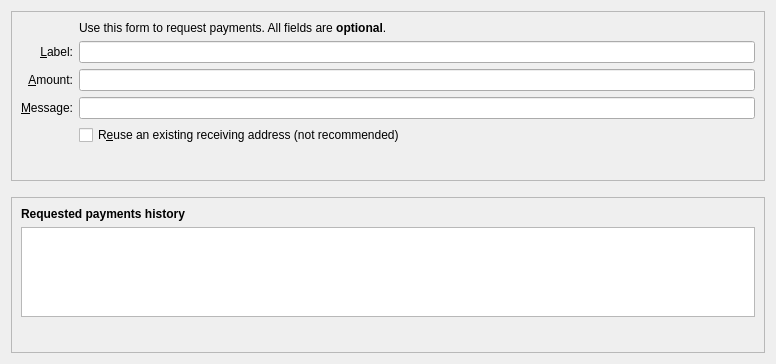
<?xml version="1.0" encoding="UTF-8"?>
<ui version="4.0">
 <class>ReceiveCoinsDialog</class>
 <widget class="QWidget" name="ReceiveCoinsDialog">
  <property name="geometry">
   <rect>
    <x>0</x>
    <y>0</y>
    <width>776</width>
    <height>364</height>
   </rect>
  </property>
  <layout class="QVBoxLayout" name="verticalLayout" stretch="0,0,1">
   <item>
    <widget class="QFrame" name="frame2">
     <property name="sizePolicy">
      <sizepolicy hsizetype="Preferred" vsizetype="Expanding">
       <horstretch>0</horstretch>
       <verstretch>0</verstretch>
      </sizepolicy>
     </property>
     <property name="frameShape">
      <enum>QFrame::StyledPanel</enum>
     </property>
     <property name="frameShadow">
      <enum>QFrame::Sunken</enum>
     </property>
     <layout class="QVBoxLayout" name="verticalLayout_3">
      <item>
       <layout class="QGridLayout" name="gridLayout">
        <item row="7" column="2">
         <widget class="QCheckBox" name="reuseAddress">
          <property name="toolTip">
           <string>Reuse one of the previously used receiving addresses.&lt;br&gt;Reusing addresses has security and privacy issues.&lt;br&gt;Do not use this unless re-generating a payment request made before.</string>
          </property>
          <property name="text">
           <string>R&amp;euse an existing receiving address (not recommended)</string>
          </property>
         </widget>
        </item>
        <item row="7" column="0">
         <widget class="QLabel" name="label_4">
          <property name="text">
           <string/>
          </property>
         </widget>
        </item>
        <item row="6" column="0">
         <widget class="QLabel" name="label_3">
          <property name="toolTip">
           <string>An optional message to attach to the payment request, which will be displayed when the request is opened. Note: The message will not be sent with the payment over the Fac network.</string>
          </property>
          <property name="text">
           <string>&amp;Message:</string>
          </property>
          <property name="alignment">
           <set>Qt::AlignRight|Qt::AlignTrailing|Qt::AlignVCenter</set>
          </property>
          <property name="buddy">
           <cstring>reqMessage</cstring>
          </property>
         </widget>
        </item>
        <item row="4" column="2">
         <widget class="QLineEdit" name="reqLabel">
          <property name="toolTip">
           <string>An optional label to associate with the new receiving address.</string>
          </property>
         </widget>
        </item>
        <item row="6" column="2">
         <widget class="QLineEdit" name="reqMessage">
          <property name="toolTip">
           <string>An optional message to attach to the payment request, which will be displayed when the request is opened.&lt;br&gt;Note: The message will not be sent with the payment over the Fac network.</string>
          </property>
         </widget>
        </item>
        <item row="2" column="2">
         <widget class="QLabel" name="label_5">
          <property name="text">
           <string>Use this form to request payments. All fields are &lt;b&gt;optional&lt;/b&gt;.</string>
          </property>
         </widget>
        </item>
        <item row="4" column="0">
         <widget class="QLabel" name="label_2">
          <property name="toolTip">
           <string>An optional label to associate with the new receiving address.</string>
          </property>
          <property name="text">
           <string>&amp;Label:</string>
          </property>
          <property name="alignment">
           <set>Qt::AlignRight|Qt::AlignTrailing|Qt::AlignVCenter</set>
          </property>
          <property name="buddy">
           <cstring>reqLabel</cstring>
          </property>
         </widget>
        </item>
        <item row="5" column="0">
         <widget class="QLabel" name="label">
          <property name="toolTip">
           <string>An optional amount to request. Leave this empty or zero to not request a specific amount.</string>
          </property>
          <property name="text">
           <string>&amp;Amount:</string>
          </property>
          <property name="alignment">
           <set>Qt::AlignRight|Qt::AlignTrailing|Qt::AlignVCenter</set>
          </property>
          <property name="buddy">
           <cstring>reqAmount</cstring>
          </property>
         </widget>
        </item>
        <item row="5" column="2">
         <widget class="BitcoinAmountField" name="reqAmount">
          <property name="minimumSize">
           <size>
            <width>80</width>
            <height>0</height>
           </size>
          </property>
          <property name="toolTip">
           <string>An optional amount to request. Leave this empty or zero to not request a specific amount.</string>
          </property>
         </widget>
        </item>
        <item row="8" column="2">
         <layout class="QHBoxLayout" name="horizontalLayout">
          <item>
           <widget class="QtMaterialFlatButton" name="receiveButton" native="true">
            <property name="minimumSize">
             <size>
              <width>150</width>
              <height>0</height>
             </size>
            </property>
            <property name="text" stdset="0">
             <string>Generate Address</string>
            </property>
            <property name="icon" stdset="0">
             <iconset resource="../fac.qrc">
              <normaloff>:/icons/receiving_addresses</normaloff>:/icons/receiving_addresses</iconset>
            </property>
           </widget>
          </item>
          <item>
           <widget class="QtMaterialFlatButton" name="clearButton" native="true">
            <property name="sizePolicy">
             <sizepolicy hsizetype="Minimum" vsizetype="Fixed">
              <horstretch>0</horstretch>
              <verstretch>0</verstretch>
             </sizepolicy>
            </property>
            <property name="toolTip">
             <string>Clear all fields of the form.</string>
            </property>
            <property name="text" stdset="0">
             <string>Clear</string>
            </property>
            <property name="icon" stdset="0">
             <iconset resource="../fac.qrc">
              <normaloff>:/icons/remove</normaloff>:/icons/remove</iconset>
            </property>
            <property name="autoDefault" stdset="0">
             <bool>false</bool>
            </property>
           </widget>
          </item>
          <item>
           <spacer name="horizontalSpacer">
            <property name="orientation">
             <enum>Qt::Horizontal</enum>
            </property>
            <property name="sizeHint" stdset="0">
             <size>
              <width>40</width>
              <height>20</height>
             </size>
            </property>
           </spacer>
          </item>
         </layout>
        </item>
        <item row="8" column="0">
         <widget class="QLabel" name="label_7">
          <property name="text">
           <string/>
          </property>
         </widget>
        </item>
       </layout>
      </item>
     </layout>
    </widget>
   </item>
   <item>
    <spacer name="verticalSpacer_2">
     <property name="orientation">
      <enum>Qt::Vertical</enum>
     </property>
     <property name="sizeHint" stdset="0">
      <size>
       <width>20</width>
       <height>10</height>
      </size>
     </property>
    </spacer>
   </item>
   <item>
    <widget class="QFrame" name="frame">
     <property name="sizePolicy">
      <sizepolicy hsizetype="Preferred" vsizetype="Expanding">
       <horstretch>0</horstretch>
       <verstretch>0</verstretch>
      </sizepolicy>
     </property>
     <property name="frameShape">
      <enum>QFrame::StyledPanel</enum>
     </property>
     <property name="frameShadow">
      <enum>QFrame::Raised</enum>
     </property>
     <layout class="QVBoxLayout" name="verticalLayout_2">
      <item>
       <widget class="QLabel" name="label_6">
        <property name="font">
         <font>
          <weight>75</weight>
          <bold>true</bold>
         </font>
        </property>
        <property name="text">
         <string>Requested payments history</string>
        </property>
       </widget>
      </item>
      <item>
       <widget class="QTableView" name="recentRequestsView">
        <property name="palette">
         <palette>
          <active>
           <colorrole role="Text">
            <brush brushstyle="SolidPattern">
             <color alpha="255">
              <red>51</red>
              <green>51</green>
              <blue>51</blue>
             </color>
            </brush>
           </colorrole>
          </active>
          <inactive>
           <colorrole role="Text">
            <brush brushstyle="SolidPattern">
             <color alpha="255">
              <red>51</red>
              <green>51</green>
              <blue>51</blue>
             </color>
            </brush>
           </colorrole>
          </inactive>
          <disabled>
           <colorrole role="Text">
            <brush brushstyle="SolidPattern">
             <color alpha="255">
              <red>85</red>
              <green>85</green>
              <blue>85</blue>
             </color>
            </brush>
           </colorrole>
          </disabled>
         </palette>
        </property>
        <property name="contextMenuPolicy">
         <enum>Qt::CustomContextMenu</enum>
        </property>
        <property name="tabKeyNavigation">
         <bool>false</bool>
        </property>
        <property name="sortingEnabled">
         <bool>true</bool>
        </property>
       </widget>
      </item>
      <item>
       <layout class="QHBoxLayout" name="horizontalLayout_2">
        <item>
         <widget class="QtMaterialFlatButton" name="showRequestButton" native="true">
          <property name="enabled">
           <bool>false</bool>
          </property>
          <property name="toolTip">
           <string>Show the selected request (does the same as double clicking an entry)</string>
          </property>
          <property name="text" stdset="0">
           <string>Show</string>
          </property>
          <property name="icon" stdset="0">
           <iconset resource="../fac.qrc">
            <normaloff>:/icons/edit</normaloff>:/icons/edit</iconset>
          </property>
          <property name="autoDefault" stdset="0">
           <bool>false</bool>
          </property>
         </widget>
        </item>
        <item>
         <widget class="QtMaterialFlatButton" name="removeRequestButton" native="true">
          <property name="enabled">
           <bool>false</bool>
          </property>
          <property name="toolTip">
           <string>Remove the selected entries from the list</string>
          </property>
          <property name="text" stdset="0">
           <string>Remove</string>
          </property>
          <property name="icon" stdset="0">
           <iconset resource="../fac.qrc">
            <normaloff>:/icons/remove</normaloff>:/icons/remove</iconset>
          </property>
          <property name="autoDefault" stdset="0">
           <bool>false</bool>
          </property>
         </widget>
        </item>
        <item>
         <spacer name="horizontalSpacer_2">
          <property name="orientation">
           <enum>Qt::Horizontal</enum>
          </property>
          <property name="sizeHint" stdset="0">
           <size>
            <width>40</width>
            <height>20</height>
           </size>
          </property>
         </spacer>
        </item>
       </layout>
      </item>
     </layout>
    </widget>
   </item>
  </layout>
 </widget>
 <customwidgets>
  <customwidget>
   <class>QtMaterialFlatButton</class>
   <extends>QWidget</extends>
   <header>qtmaterialflatbutton.h</header>
  </customwidget>
  <customwidget>
   <class>BitcoinAmountField</class>
   <extends>QLineEdit</extends>
   <header>bitcoinamountfield.h</header>
   <container>1</container>
  </customwidget>
 </customwidgets>
 <tabstops>
  <tabstop>reqLabel</tabstop>
  <tabstop>reqAmount</tabstop>
  <tabstop>reqMessage</tabstop>
  <tabstop>reuseAddress</tabstop>
  <tabstop>receiveButton</tabstop>
  <tabstop>clearButton</tabstop>
  <tabstop>recentRequestsView</tabstop>
  <tabstop>showRequestButton</tabstop>
  <tabstop>removeRequestButton</tabstop>
 </tabstops>
 <resources>
  <include location="../fac.qrc"/>
 </resources>
 <connections/>
</ui>
